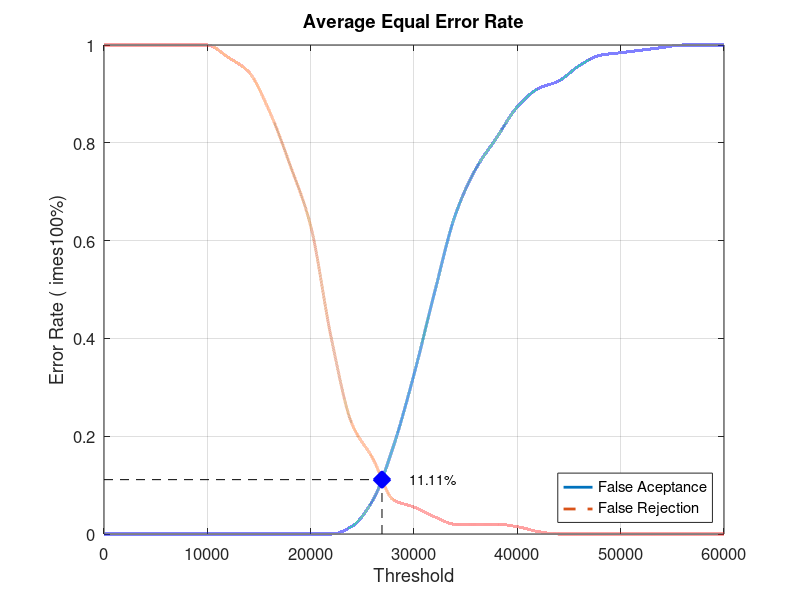
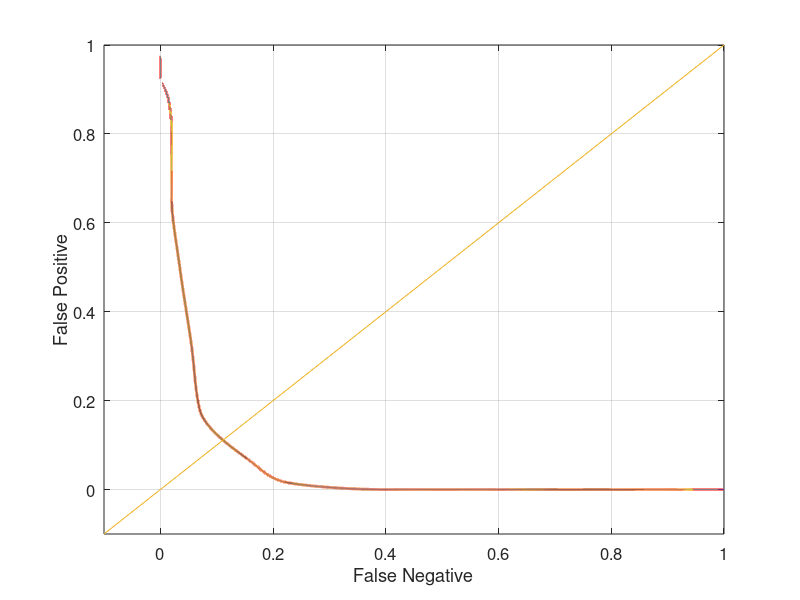

Reproduce these figures in MATLAB, in order.
close all;
clear;
clc;
x = 0:2000:60000;
xq = 0:0.5:60000;

y0 = [0 0 0 0 0 0 0 0 0 0 0 0 0.0157895 0.0684211 0.178947 0.326316 0.494737 0.652632 0.747368 0.810526 0.873684 0.910526 0.926316 0.957895 0.978947 0.984211 0.989474 0.994737 1 1 1]
yy0 = interp1(x, y0, xq, 'pchip');
y1 = [1 1 1 1 1 1 0.975 0.945 0.865 0.755 0.63 0.4 0.225 0.155 0.07 0.055 0.035 0.02 0.02 0.02 0.015 0.005 0 0 0 0 0 0 0 0 0]
yy1 = interp1(x, y1, xq, 'pchip');

% Calculating EER: 
y2 = abs(y0 - y1);
find(y2 == min(y2))
yy2 = abs(yy0 - yy1);
xEER = find(yy2 == min(yy2));
xEERIndex = xq(xEER) % X-axis EER
yEER = yy0(xEER) % Y-axis EER

main = figure
plot(xq, yy0,'-','LineWidth', 2);	hold on
plot(xq, yy1,'--','LineWidth', 2);	hold on
plot([xEERIndex xEERIndex], [0 yEER], 'k--');	hold on
plot([0 xEERIndex], [yEER yEER], 'k--');	hold on
plot(xEERIndex, yEER, 'bx', 'LineWidth', 10);	hold on
text(xEERIndex + 10 * xEERIndex / 100, yEER, [num2str(round((10000 * yEER)) / 100) '%'])
legend('False Aceptance', 'False Rejection', 'Location', 'SouthEast')
xlabel('Threshold')
ylabel('Error Rate (	imes100%)')
title('Average Equal Error Rate')
set(gca, 'FontSize', 12)
axis([0 60000 0 1])
grid on

print(main, 'Database1_4Main', '-dpng');
FNRxFPR = figure('Color', [1 1 1]);
plot(yy1, yy0, '-', yy1, yy0, 'LineWidth', 2);
hold on
y = -0.1:0.1:1
plot(y, y); 
set(gca, 'FontSize', 12)
xlabel('False Negative')
ylabel('False Positive')
axis([-0.1 1 -0.1 1])
set(gca, 'FontSize', 12)
grid on

print(FNRxFPR, 'Database1_4FNRxFPR','-dpng');
